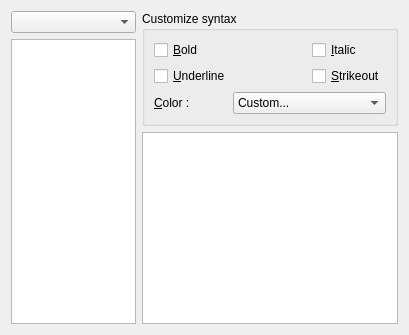
     <widget class="QWidget" name="m_syntax" >
      <layout class="QGridLayout" >
       <item row="0" column="0" >
        <widget class="QComboBox" name="m_highlighterComboBox" >
         <property name="whatsThis" >
          <string>&lt;p>List of highlighter. Highlighter is used to color a text in an editor. &lt;/p>
&lt;p>&lt;i>To add new highlighter, you must add the corresponding plugin.&lt;/i>&lt;/p></string>
         </property>
        </widget>
       </item>
       <item rowspan="2" row="0" column="1" >
        <widget class="QGroupBox" name="groupBox_4" >
         <property name="title" >
          <string>Customize syntax</string>
         </property>
         <layout class="QGridLayout" >
          <property name="margin" >
           <number>9</number>
          </property>
          <property name="spacing" >
           <number>6</number>
          </property>
          <item row="2" column="1" colspan="2" >
           <widget class="KColorCombo" name="m_colorComboBox" >
            <property name="whatsThis" >
             <string>Color used in the text for the selected token.</string>
            </property>
            <item>
             <property name="text" >
              <string>Custom...</string>
             </property>
            </item>
           </widget>
          </item>
          <item row="2" column="0" >
           <widget class="QLabel" name="label_5" >
            <property name="text" >
             <string>&amp;Color :</string>
            </property>
            <property name="buddy" >
             <cstring>m_colorComboBox</cstring>
            </property>
           </widget>
          </item>
          <item row="0" column="0" colspan="2" >
           <widget class="QCheckBox" name="m_boldCheckBox" >
            <property name="font" >
             <font/>
            </property>
            <property name="whatsThis" >
             <string>&lt;b>Wrote the text in bold&lt;/b></string>
            </property>
            <property name="text" >
             <string>&amp;Bold</string>
            </property>
           </widget>
          </item>
          <item row="0" column="2" >
           <widget class="QCheckBox" name="m_italicCheckBox" >
            <property name="font" >
             <font/>
            </property>
            <property name="whatsThis" >
             <string>&lt;i>Wrote the text in italic.&lt;/i></string>
            </property>
            <property name="text" >
             <string>&amp;Italic</string>
            </property>
           </widget>
          </item>
          <item row="1" column="2" >
           <widget class="QCheckBox" name="m_StrikeoutCheckBox" >
            <property name="font" >
             <font/>
            </property>
            <property name="whatsThis" >
             <string>&lt;strike>Strikeout the text&lt;/strike></string>
            </property>
            <property name="text" >
             <string>&amp;Strikeout</string>
            </property>
           </widget>
          </item>
          <item row="1" column="0" colspan="2" >
           <widget class="QCheckBox" name="m_underlineCheckBox" >
            <property name="font" >
             <font/>
            </property>
            <property name="whatsThis" >
             <string>&lt;u>Underline the text&lt;/u></string>
            </property>
            <property name="text" >
             <string>&amp;Underline</string>
            </property>
           </widget>
          </item>
         </layout>
        </widget>
       </item>
       <item rowspan="2" row="1" column="0" >
        <widget class="QListWidget" name="m_formatsListView" >
         <property name="minimumSize" >
          <size>
           <width>125</width>
           <height>0</height>
          </size>
         </property>
         <property name="maximumSize" >
          <size>
           <width>125</width>
           <height>16777215</height>
          </size>
         </property>
         <property name="whatsThis" >
          <string>List of token that can be modified on the highlighter. Each token is a part of a document (an XML node, an attribute, a reserved word, ...)</string>
         </property>
         <property name="sortingEnabled" >
          <bool>true</bool>
         </property>
        </widget>
       </item>
       <item row="2" column="1" >
        <widget class="QTextEdit" name="m_exempleTextEdit" >
         <property name="whatsThis" >
          <string>This is an example of how is showed the text in the editor after the change that are been made.</string>
         </property>
         <property name="lineWrapMode" >
          <enum>QTextEdit::NoWrap</enum>
         </property>
         <property name="readOnly" >
          <bool>true</bool>
         </property>
         <property name="tabStopWidth" >
          <number>15</number>
         </property>
         <property name="acceptRichText" >
          <bool>false</bool>
         </property>
        </widget>
       </item>
      </layout>
     </widget>
